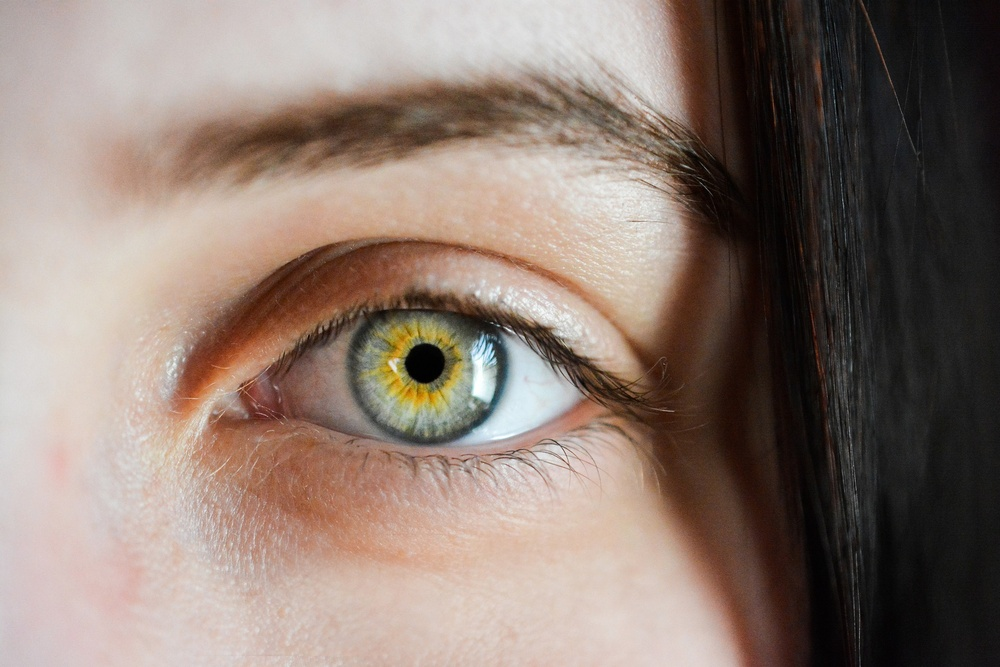
#> input picture Proyecto/Images/1.jpg, 1000 x 667 px, shrunk from 1920 x 1280 before the run
$ jupyter execute Proyecto_Reconocimiento_Ojos-Copy1.ipynb
#> lines starting #> are read from the running program, lines starting #| are printed output that depends on the picture; after the words box and inside, x2 and y2 are one past the last pixel; in counts of white or black regions, pixels touching at a corner belong together
# Proyecto de reconocimiento de Ojos

# 0. Banco de imagenes

[cell 1]
import cv2
import numpy as np
from matplotlib import pyplot as plt

imagen = 'Images/1.jpg'
img = cv2.imread(imagen)
#> img is the input picture: shape (667, 1000, 3); mean B, G, R 113.4, 122.7, 139.5

# 1. Histograma

[cell 2]
cv2.imshow('Imagen.jpg', img)

color = ('b', 'g', 'r')

for i, c in enumerate(color):
    hist = cv2.calcHist([img], [i], None, [256], [0, 256])
    plt.plot(hist, color = c)
    plt.xlim([0, 256])

plt.show()
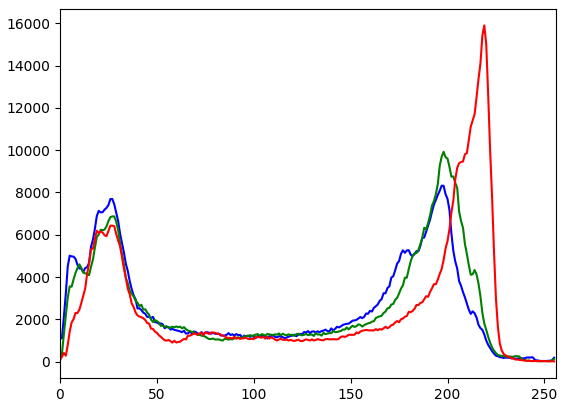
#> figure drawn by matplotlib, 1 panel; curve peaks at x = 197, y = 8321; curve peaks at x = 198, y = 9925; curve peaks at x = 219, y = 15903
cv2.waitKey()

cv2.destroyAllWindows()

[cell 3]
imagen_gris = cv2.imread(imagen, cv2.IMREAD_GRAYSCALE)
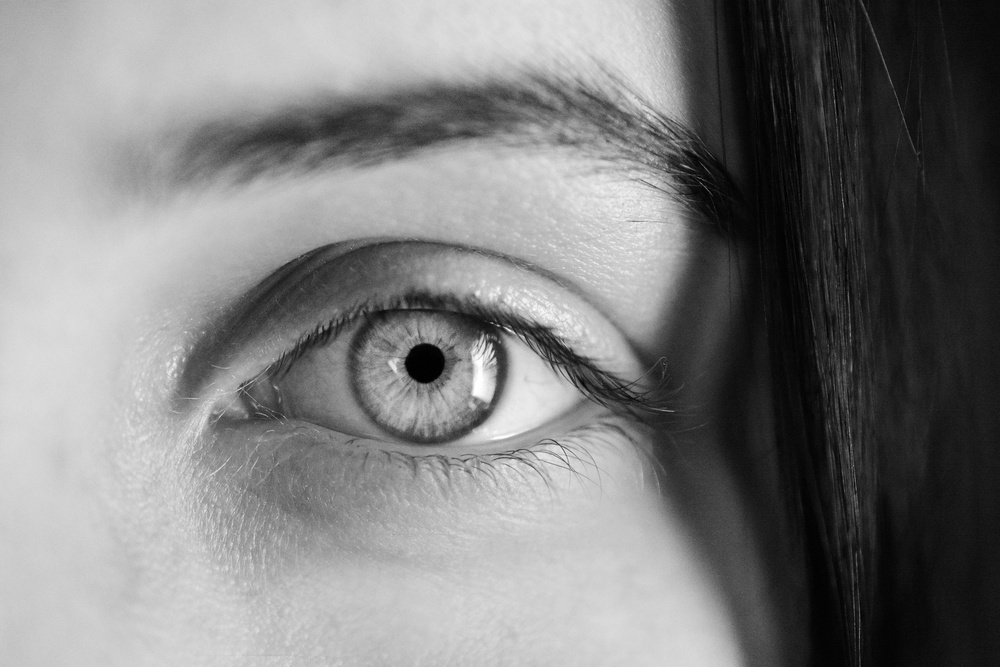
#> imagen_gris: shape (667, 1000); min 0, max 255, mean 126.7
imagen_gris = cv2.equalizeHist(imagen_gris)
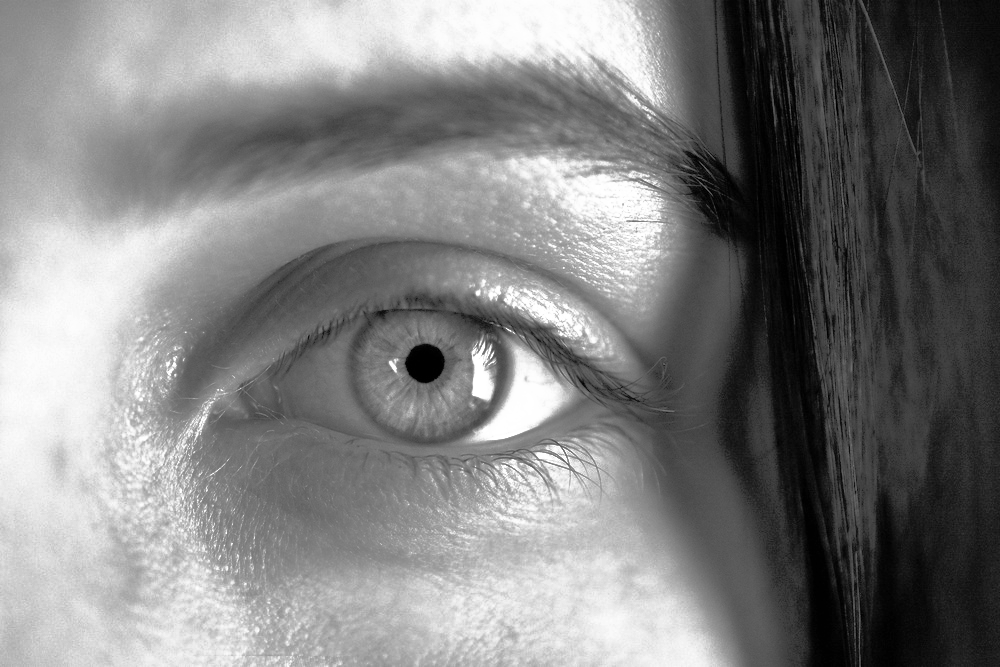
#> imagen_gris: shape (667, 1000); min 0, max 255, mean 128.5

cv2.imshow('Histogramas', imagen_gris)
cv2.waitKey()

# 2. Bordes

[cell 4]
# Pasar imagen a escala de grises.
#escalaGrises = cv2.cvtColor(img, cv2.COLOR_BGR2GRAY)
escalaGrises = cv2.imread(imagen, cv2.IMREAD_GRAYSCALE)
escalaGrises = cv2.equalizeHist(escalaGrises)
# Histograma para detectar la pupila
hist = cv2.calcHist(escalaGrises, [0], None, [256], [0, 256])
#> hist = 256 values, max 47 at index 252, min 0 at index 0, mean 3.91
plt.plot(hist, color = 'gray')
plt.xlabel('intensidad de iluminacion')
plt.ylabel('cantidad de pixeles')
plt.show()
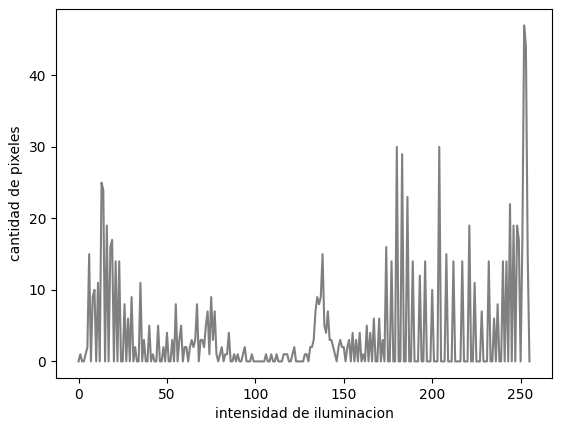
#> figure drawn by matplotlib, 1 panel; curve peaks at x = 252, y = 47
# Suavizado de imagen - filtro mediana
blur = cv2.medianBlur(escalaGrises, 5)
# Detector de bordes Canny
bordes = cv2.Canny(blur, 30, 150)
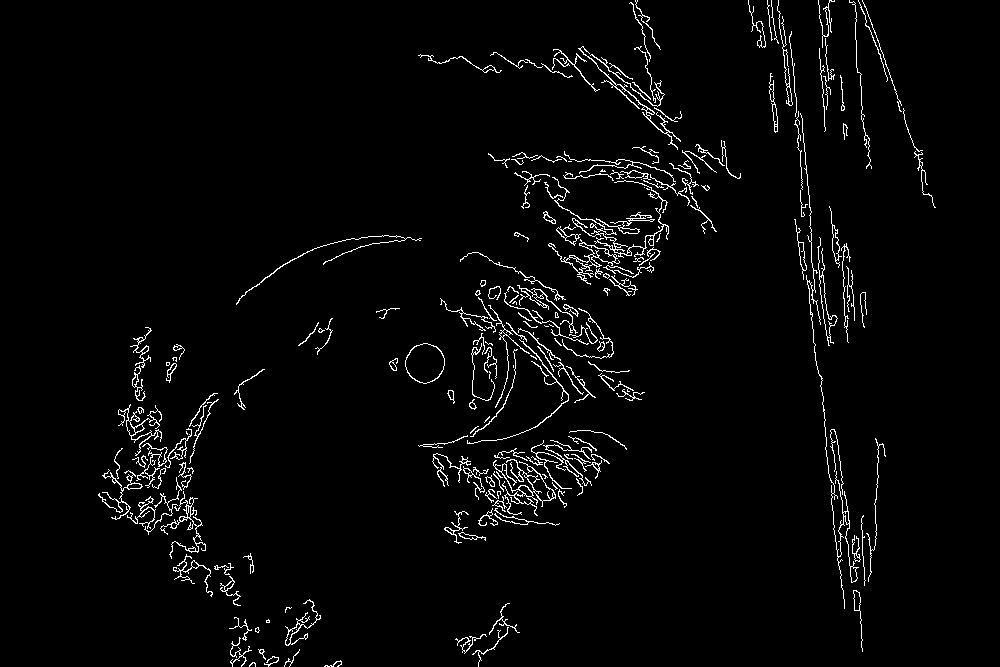
#> bordes: shape (667, 1000); 2.8% white in thin lines or dots, all inside (x1, y1, x2, y2) = (98, 0, 936, 667)

cv2.imshow('Imagen', bordes)
cv2.waitKey(0)
cv2.destroyAllWindows()

$ run again, with Proyecto/Images/eye-g00be4c38a_1920.jpg copied over Proyecto/Images/1.jpg
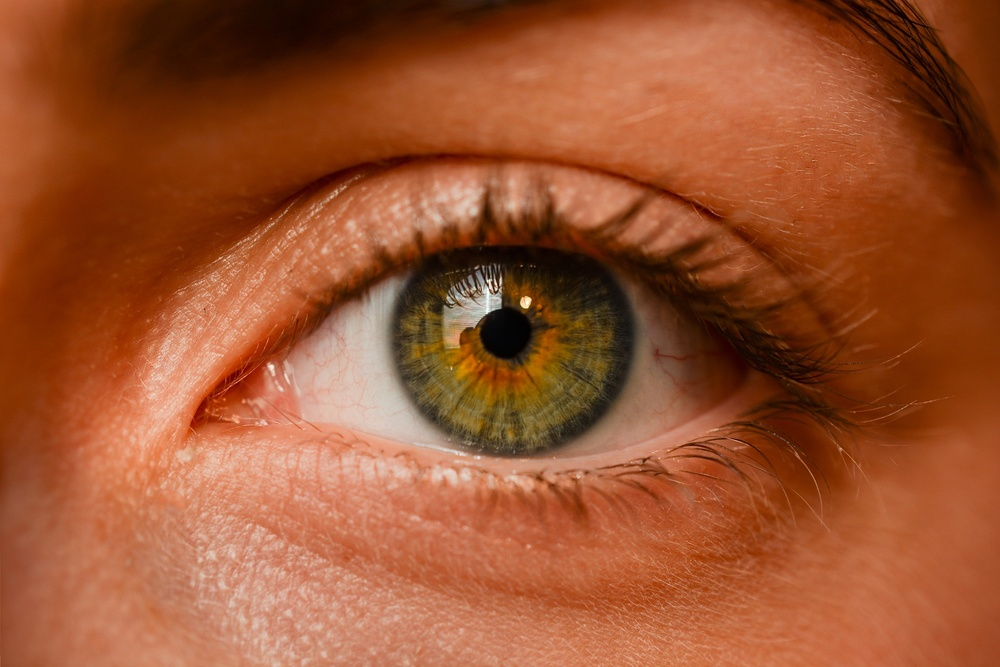
#> input picture Proyecto/Images/eye-g00be4c38a_1920.jpg, 1000 x 667 px, shrunk from 1920 x 1280 before the run
#> img is the input picture: shape (667, 1000, 3); mean B, G, R 47.5, 83.2, 154.5
#> `imagen_gris = cv2.equalizeHist(imagen_gris)`:
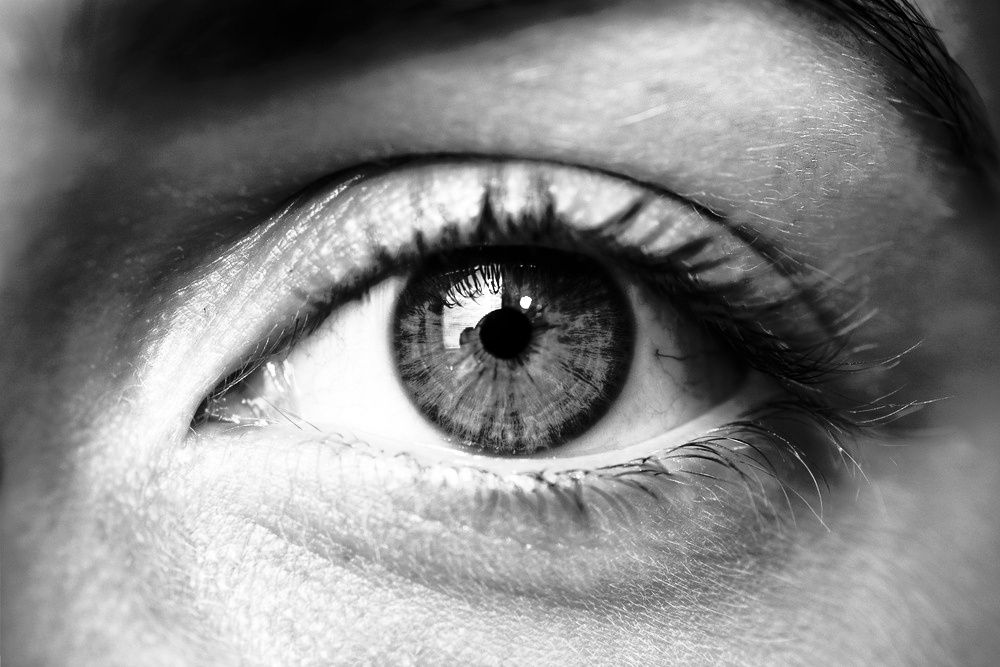
#> imagen_gris: shape (667, 1000); min 0, max 255, mean 128.4
#> hist = 256 values, max 63 at index 4, min 0 at index 0, mean 3.91
#> `bordes = cv2.Canny(blur, 30, 150)`:
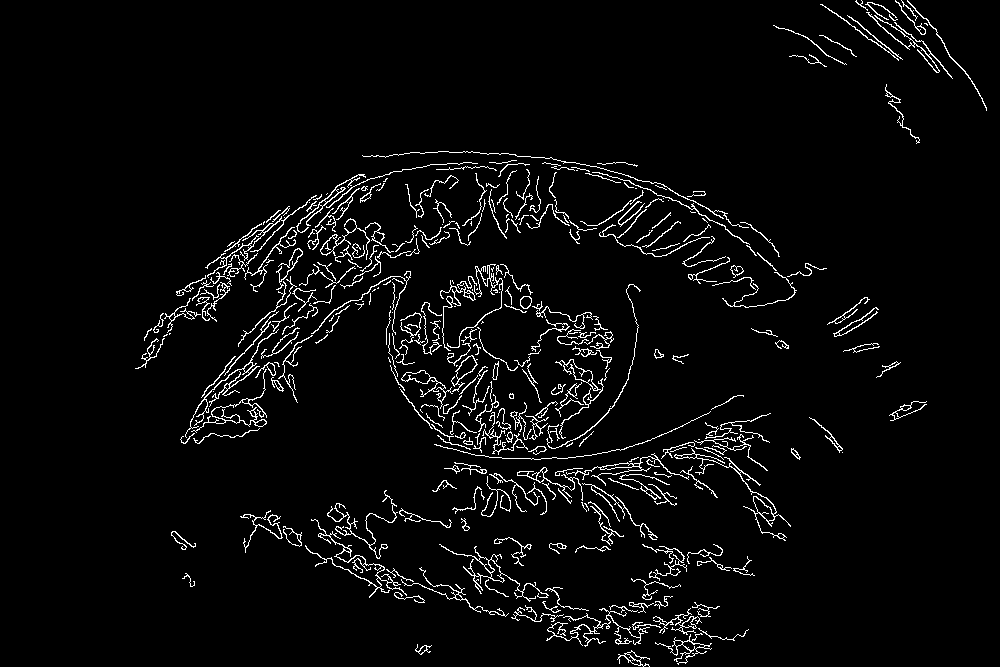
#> bordes: shape (667, 1000); 3.9% white in thin lines or dots, all inside (x1, y1, x2, y2) = (135, 0, 987, 667)

$ run again, with Proyecto/Images/eye-g77f78e69b_1920.jpg copied over Proyecto/Images/1.jpg
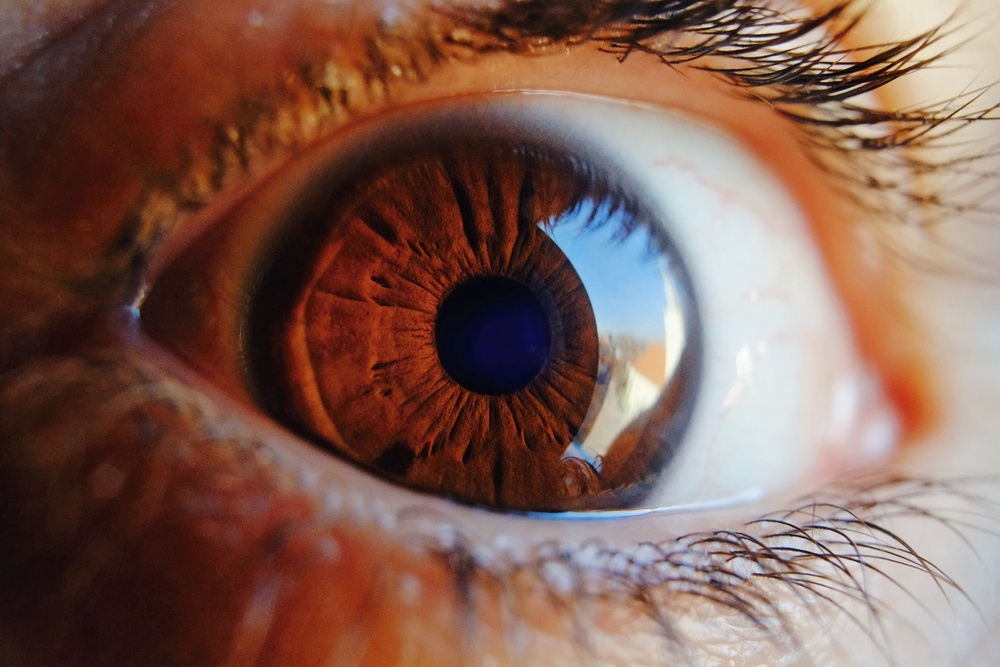
#> input picture Proyecto/Images/eye-g77f78e69b_1920.jpg, 1000 x 667 px, shrunk from 1920 x 1280 before the run
#> img is the input picture: shape (667, 1000, 3); mean B, G, R 83.7, 94.8, 128
#> `imagen_gris = cv2.equalizeHist(imagen_gris)`:
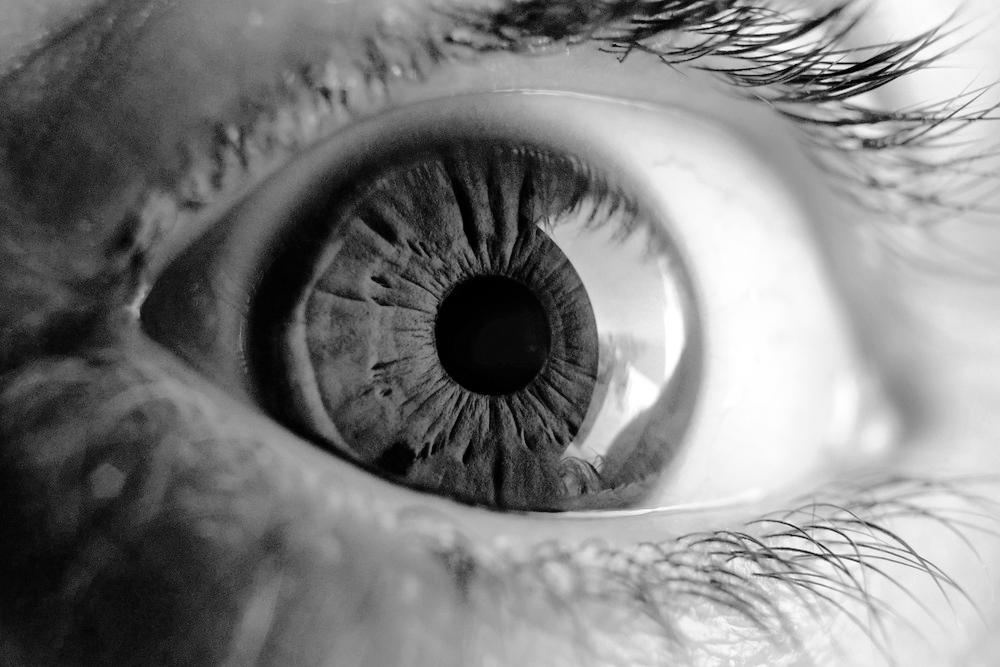
#> imagen_gris: shape (667, 1000); min 0, max 255, mean 128.2
#> hist = 256 values, max 24 at index 161, min 0 at index 0, mean 3.91
#> `bordes = cv2.Canny(blur, 30, 150)`:
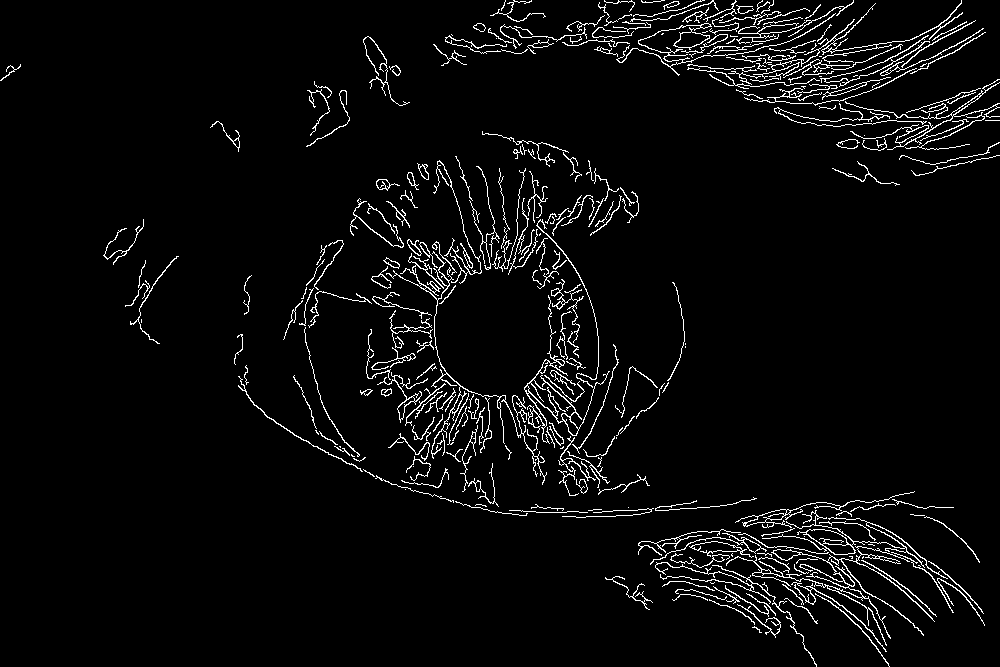
#> bordes: shape (667, 1000); 4.1% white in thin lines or dots

$ run again, with Proyecto/Images/eye-g7b8f68650_1920.jpg copied over Proyecto/Images/1.jpg
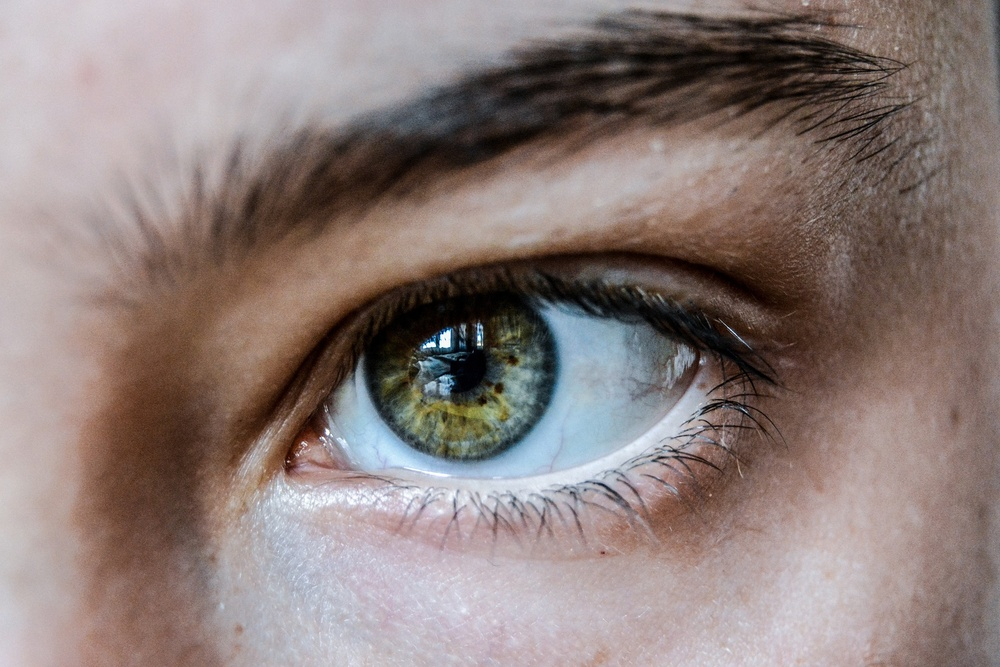
#> input picture Proyecto/Images/eye-g7b8f68650_1920.jpg, 1000 x 667 px, shrunk from 1920 x 1280 before the run
#> img is the input picture: shape (667, 1000, 3); mean B, G, R 122.3, 125.6, 140.3
#> `imagen_gris = cv2.equalizeHist(imagen_gris)`:
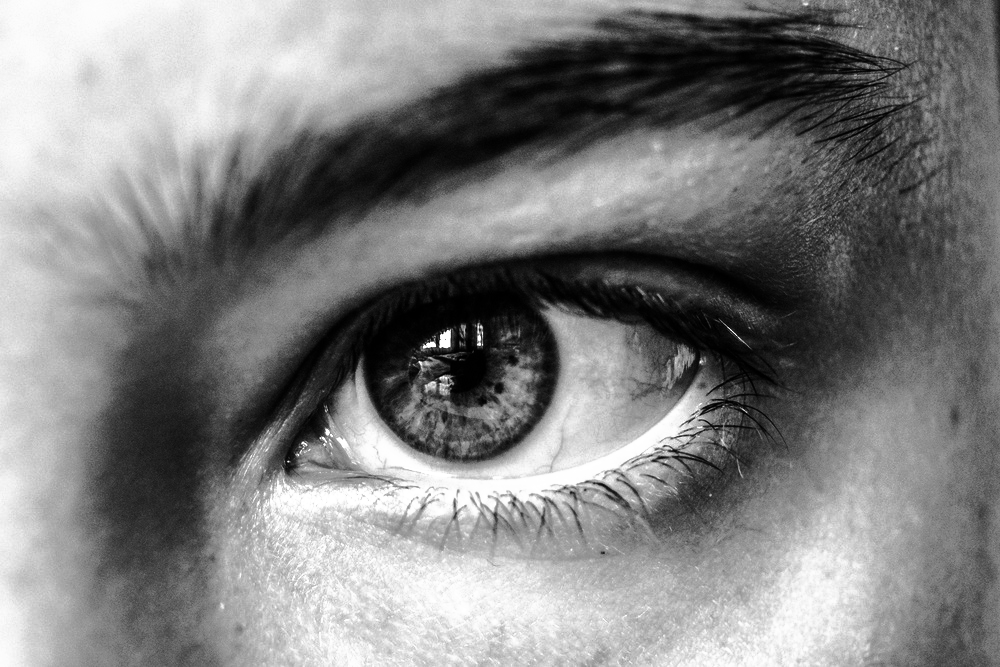
#> imagen_gris: shape (667, 1000); min 0, max 255, mean 128.1
#> hist = 256 values, max 64 at index 251, min 0 at index 0, mean 3.91
#> `bordes = cv2.Canny(blur, 30, 150)`:
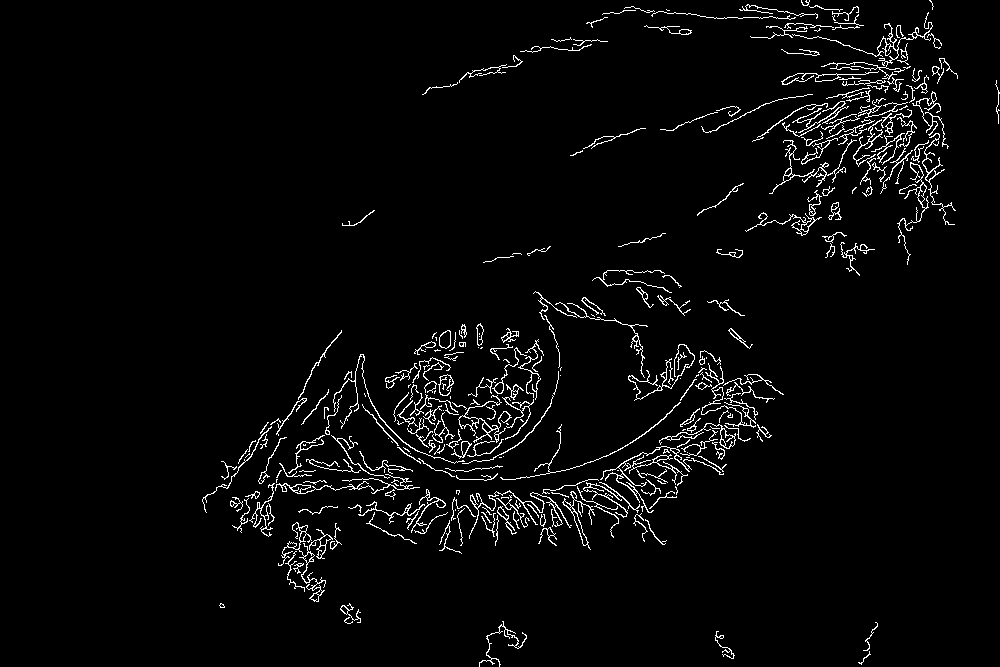
#> bordes: shape (667, 1000); 3.2% white in thin lines or dots, all inside (x1, y1, x2, y2) = (202, 0, 1000, 667)
